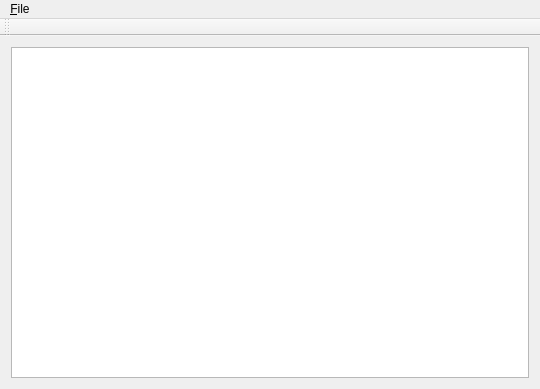
<?xml version="1.0" encoding="UTF-8"?>
<ui version="4.0">
 <class>MainWindow</class>
 <widget class="QMainWindow" name="MainWindow">
  <property name="geometry">
   <rect>
    <x>0</x>
    <y>0</y>
    <width>540</width>
    <height>389</height>
   </rect>
  </property>
  <property name="windowTitle">
   <string/>
  </property>
  <widget class="QWidget" name="centralWidget">
   <layout class="QVBoxLayout" name="verticalLayout">
    <item>
     <widget class="QGraphicsView" name="graphicsView"/>
    </item>
   </layout>
  </widget>
  <widget class="QMenuBar" name="menuBar">
   <property name="geometry">
    <rect>
     <x>0</x>
     <y>0</y>
     <width>540</width>
     <height>21</height>
    </rect>
   </property>
   <widget class="QMenu" name="menu_File">
    <property name="title">
     <string>&amp;File</string>
    </property>
    <addaction name="action_Save"/>
    <addaction name="action_Load"/>
    <addaction name="separator"/>
    <addaction name="action_Quit"/>
   </widget>
   <addaction name="menu_File"/>
  </widget>
  <widget class="QToolBar" name="toolBar">
   <property name="windowTitle">
    <string>toolBar</string>
   </property>
   <attribute name="toolBarArea">
    <enum>TopToolBarArea</enum>
   </attribute>
   <attribute name="toolBarBreak">
    <bool>false</bool>
   </attribute>
  </widget>
  <action name="action_Save">
   <property name="text">
    <string>&amp;Save</string>
   </property>
  </action>
  <action name="action_Load">
   <property name="text">
    <string>&amp;Load</string>
   </property>
  </action>
  <action name="action_Quit">
   <property name="text">
    <string>&amp;Quit</string>
   </property>
  </action>
 </widget>
 <layoutdefault spacing="6" margin="11"/>
 <resources/>
 <connections/>
</ui>
